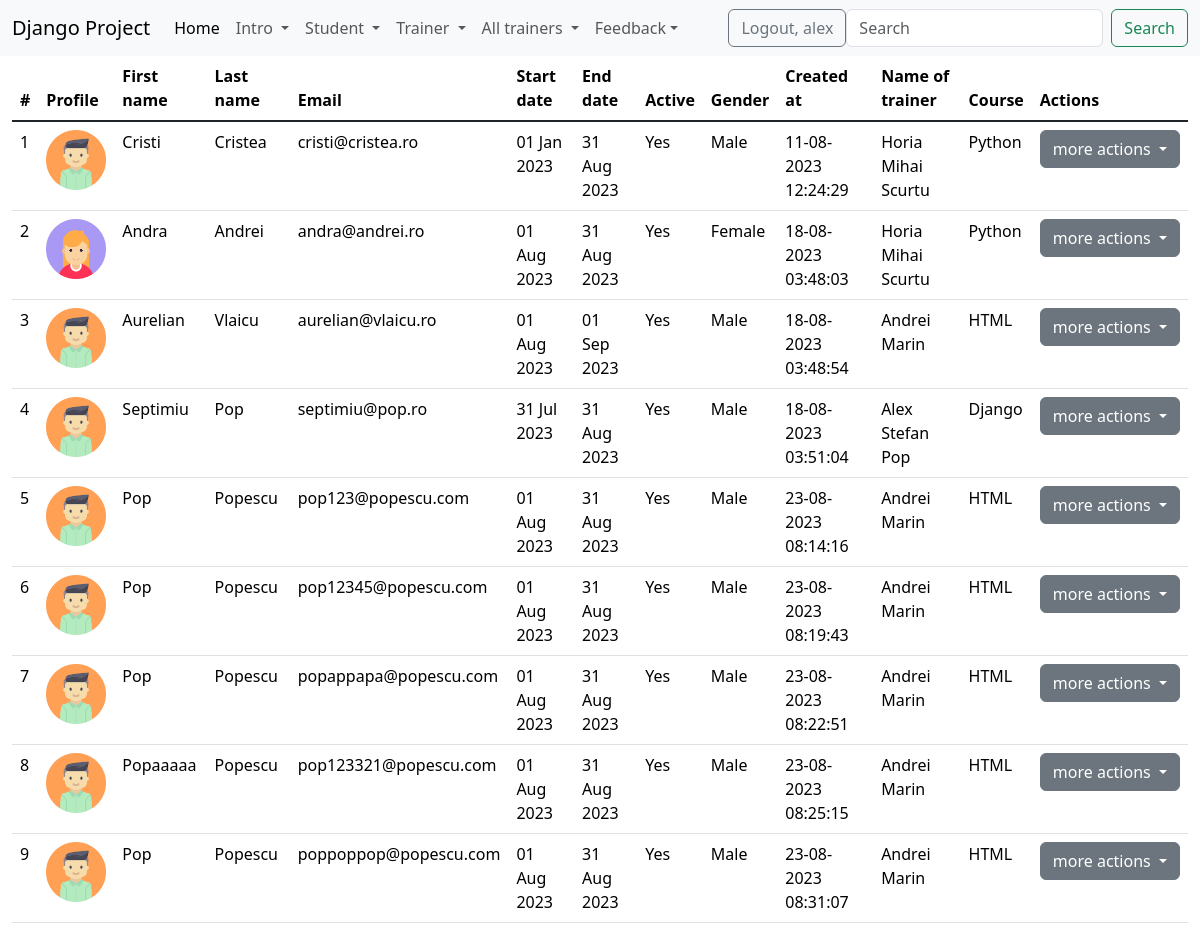
Page /list_of_students/ (signed in) on the committed database.
### student/models.py (models this page shows, shortened)
class Student(models.Model):
    gender_options = (
        ("male","MALE"),
        ("female","FEMALE")
    )
    first_name = models.CharField(max_length=30)
    last_name = models.CharField(max_length=30)
    age = models.IntegerField()
    email = models.EmailField(max_length=100)
    description = models.TextField(max_length=500)
    start_date = models.DateField()
    end_date = models.DateField()
    active = models.BooleanField(default=True)
    gender = models.CharField(max_length=6, choices=gender_options)
    trainer = models.ForeignKey(Trainer, on_delete=models.CASCADE, null=True)
    profile = models.ImageField(upload_to='profiles_student/', blank=True, null=True)
    created_at = models.DateTimeField(auto_now_add=True)
    update_at = models.DateTimeField(auto_now=True)

### trainer/models.py (models this page shows)
class Trainer(models.Model):
    department_options = (('backend', 'Backend'),
                          ('frontend', 'Frontend'),
                          ('network', 'Network'))
    first_name = models.CharField(max_length=20)
    last_name = models.CharField(max_length=20)
    course = models.CharField(max_length=40)
    email = models.EmailField(max_length=40)
    department = models.CharField(max_length=10, choices=department_options)
    active = models.BooleanField(default=True)
    profile = models.ImageField(upload_to='profiles/', blank=True, null=True) #se poate pune si default = 'default.jpg', dar nu e neaparat nevoie. cred ca incarca baza de date aiurea...
    created_at = models.DateTimeField(auto_now_add=True)
    updated_at = models.DateTimeField(auto_now=True)
    def __str__(self):
        return f'{self.first_name} {self.last_name}'

### student/views.py (the view)
# urls.py: path('list_of_students/', views.StudentListView.as_view(), name='list-of-students'),
class StudentListView(LoginRequiredMixin, PermissionRequiredMixin, ListView):
    template_name = "student/list_of_students.html"
    model = Student
    context_object_name = 'all_students'   # Student.objects.all()
    permission_required = 'student.view_list_of_students'

### djangoProject/context_processors.py (called while the page is built)
def get_all_trainers(request):
    get_trainers = Trainer.objects.all()
    return {'trainers': get_trainers}

### templates/student/list_of_students.html (shortened to what this page needs)
{% extends 'base.html' %}
{% load static %}
{% block content %}
    <div class="container-fluid">
        <div class="row">
            {% if all_students %}
                <div class="col-md-12">
                    <table class="table table-hover">
                        <thead>
                        <tr>
                            <th>#</th>
                            <th>Profile</th>
                            <th>First name</th>
                            <th>Last name</th>
                            <th>Email</th>
                            <th>Start date</th>
                            <th>End date</th>
                            <th>Active</th>
                            <th>Gender</th>
                            <th>Created at</th>
                            <th>Name of trainer</th>
                            <th>Course</th>
                            <th>Actions</th>
                        </tr>
                    </thead>
                    <tbody class="table-group-divider">
                        {% for student in all_students %}
                            <tr>
                                <td>{{ forloop.counter }}</td>
                                <td>
                                    {% if student.profile %}
                                        <img src="{{ student.profile.url }}" style="width:60px; height:60px" alt="No image">
                                    {% else %}
                                        {% if student.gender == 'male' %}
                                            <img src="{% static 'images/default_student_male.png' %}" style="width:60px; height:60px" alt="No image">
                                        {% else %}
                                            <img src="{% static 'images/default_student_female.png' %}"  style="width:60px; height:60px" alt="No image">
                                        {% endif %}
                                    {% endif %}
                                </td>
                                <td>{{ student.first_name }}</td>
                                <td>{{ student.last_name }}</td>
                                <td>{{ student.email }}</td>
                                <td>{{ student.start_date|date:'d M Y' }}</td>
                                <td>{{ student.end_date|date:'d M Y' }}</td>
                                <td>
                                    {% if student.active %}
                                        Yes
                                    {% else %}
                                        No
                                    {% endif %}
                                </td>
                                <td>{{ student.gender|title }}</td>
                                <td>{{ student.created_at|date:'d-m-Y h:i:s' }}</td>
                                <td>
                                    {% if student.trainer %}
                                        {{ student.trainer}}
                                    {% else %}
                                        {{ 'No trainer' }}
                                    {% endif %}
                                    </td>
                                <td>
                                    {% if student.trainer.course %}
                                        {{ student.trainer.course }}
                                    {% else %}
                                        {{ 'No course' }}
                                    {% endif %}
                                </td>
                                <td>
                                {% if perms.student.change_student or perms.student.delete_student or perms.student.view_student %}
                                    <div class="dropdown">
                                        <button class="btn btn-secondary dropdown-toggle" type="button" data-bs-toggle="dropdown" aria-expanded="false">
                                            more actions
                                        </button>
                                    </div>
                                {% else %}
                                    No actions
                                {% endif %}
                                </td>
                            </tr>
                        {% endfor %}
                    </tbody>
                </table>
            </div>
            {% else %}
                <div class="col-md-4 offset-md-4"> There are no students in the table </div>
            {% endif %}
        </div>
    </div>
{% endblock %}

### templates/navbar.html (shortened to what this page needs)
<nav class="navbar navbar-expand-lg bg-body-tertiary">
    <div class="container-fluid">
        <a class="navbar-brand" href="{% url 'home-page' %}">Django Project</a>
        <div class="collapse navbar-collapse" id="navbarSupportedContent">
            <ul class="navbar-nav me-auto mb-2 mb-lg-0">
                <li class="nav-item">
                    <a class="nav-link active" aria-current="page" href="{% url 'home-page' %}">Home</a>
                </li>
                {% if user.is_authenticated %}
                    <li class="nav-item dropdown">
                        <a class="nav-link dropdown-toggle" href="#" role="button" data-bs-toggle="dropdown"
                           aria-expanded="false">
                            Intro
                        </a>
                    </li>
                    {% if perms.student.add_student or perms.student.view_list_of_students %}
                    <li class="nav-item dropdown">
                        <a class="nav-link dropdown-toggle" href="#" role="button" data-bs-toggle="dropdown"
                           aria-expanded="false">
                            Student
                        </a>
                    </li>
                    {% endif %}
                    {% if perms.trainer.add_trainer or perms.trainer.view_list_of_trainers %}
                    <li class="nav-item dropdown">
                        <a class="nav-link dropdown-toggle" href="#" role="button" data-bs-toggle="dropdown"
                           aria-expanded="false">
                            Trainer
                        </a>
                    </li>
                    {% endif %}
                    {% if perms.trainer.view_list_of_trainers %}
                    <li class="nav-item dropdown">
                        <a class="nav-link dropdown-toggle" href="#" role="button" data-bs-toggle="dropdown"
                           aria-expanded="false">
                            All trainers
                        </a>
                    </li>
                    {% endif %}
                    <li class="nav-item dropdown">
                        <a class="nav-link dropdown-toggle" href="#" role="button" data-bs-toggle="dropdown" aria-expanded="False">Feedback</a>
                    </li>
                {% endif %}
            </ul>
            {% if user.is_authenticated %}
                <a href="{% url 'logout' %}" class="btn btn-outline-secondary"> Logout, {{ user.username }}</a>
                <form class="d-flex" method="get" action="{% url 'search' %}" role="search">
                    <input class="form-control me-2" name="filter" type="search" placeholder="Search" aria-label="Search">
                    <button class="btn btn-outline-success" type="submit">Search</button>
                </form>
            {% else %}
                <div>
                    <a href="{% url 'login' %}" class="btn btn-outline-primary">Login</a>
                    <a href="{% url 'create-user' %}" class="btn btn-outline-secondary">Sign up</a>
                </div>
            {% endif %}
        </div>
    </div>
</nav>

### rows in the picture
Student: first_name "Cristi", last_name "Cristea", email "cristi@cristea.ro", start_date "01 Jan 2023", end_date "31 Aug 2023", active "Yes", gender "Male", created_at "11-08-2023 12:24:29", trainer "Horia Mihai Scurtu", trainer.course "Python"
Student: first_name "Andra", last_name "Andrei", email "andra@andrei.ro", start_date "01 Aug 2023", end_date "31 Aug 2023", active "Yes", gender "Female", created_at "18-08-2023 03:48:03", trainer "Horia Mihai Scurtu", trainer.course "Python"
Student: first_name "Aurelian", last_name "Vlaicu", email "aurelian@vlaicu.ro", start_date "01 Aug 2023", end_date "01 Sep 2023", active "Yes", gender "Male", created_at "18-08-2023 03:48:54", trainer "Andrei Marin", trainer.course "HTML"
Student: first_name "Septimiu", last_name "Pop", email "septimiu@pop.ro", start_date "31 Jul 2023", end_date "31 Aug 2023", active "Yes", gender "Male", created_at "18-08-2023 03:51:04", trainer "Alex Stefan Pop", trainer.course "Django"
Student: first_name "Pop", last_name "Popescu", email "pop123@popescu.com", start_date "01 Aug 2023", end_date "31 Aug 2023", active "Yes", gender "Male", created_at "23-08-2023 08:14:16", trainer "Andrei Marin", trainer.course "HTML"
Student: first_name "Pop", last_name "Popescu", email "pop12345@popescu.com", start_date "01 Aug 2023", end_date "31 Aug 2023", active "Yes", gender "Male", created_at "23-08-2023 08:19:43", trainer "Andrei Marin", trainer.course "HTML"
Student: first_name "Pop", last_name "Popescu", email "popappapa@popescu.com", start_date "01 Aug 2023", end_date "31 Aug 2023", active "Yes", gender "Male", created_at "23-08-2023 08:22:51", trainer "Andrei Marin", trainer.course "HTML"
Student: first_name "Popaaaaa", last_name "Popescu", email "pop123321@popescu.com", start_date "01 Aug 2023", end_date "31 Aug 2023", active "Yes", gender "Male", created_at "23-08-2023 08:25:15", trainer "Andrei Marin", trainer.course "HTML"
Student: first_name "Pop", last_name "Popescu", email "poppoppop@popescu.com", start_date "01 Aug 2023", end_date "31 Aug 2023", active "Yes", gender "Male", created_at "23-08-2023 08:31:07", trainer "Andrei Marin", trainer.course "HTML"

### other values in the picture
{{ user.username }} "alex"
